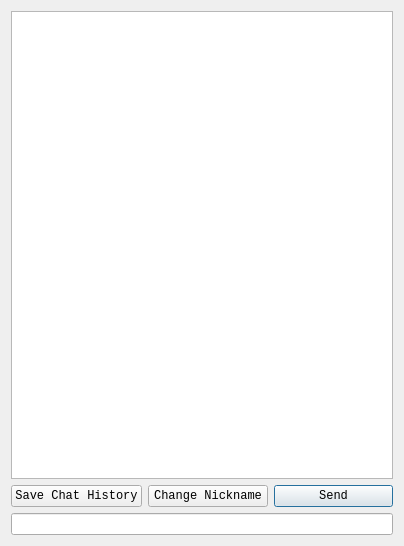
<?xml version="1.0" encoding="UTF-8"?>
<ui version="4.0">
 <class>SafeChatroom</class>
 <widget class="QDialog" name="SafeChatroom">
  <property name="geometry">
   <rect>
    <x>0</x>
    <y>0</y>
    <width>404</width>
    <height>546</height>
   </rect>
  </property>
  <property name="minimumSize">
   <size>
    <width>404</width>
    <height>175</height>
   </size>
  </property>
  <property name="font">
   <font>
    <family>Consolas</family>
   </font>
  </property>
  <property name="windowTitle">
   <string>SafeChatroom</string>
  </property>
  <property name="whatsThis">
   <string>&lt;html&gt;&lt;head/&gt;&lt;body&gt;&lt;p&gt;test&lt;/p&gt;&lt;/body&gt;&lt;/html&gt;</string>
  </property>
  <property name="autoFillBackground">
   <bool>false</bool>
  </property>
  <layout class="QGridLayout" name="gridLayout">
   <item row="1" column="2">
    <widget class="QPushButton" name="send">
     <property name="text">
      <string>Send</string>
     </property>
    </widget>
   </item>
   <item row="0" column="0" colspan="3">
    <widget class="QTextBrowser" name="recv_window"/>
   </item>
   <item row="1" column="0">
    <widget class="QPushButton" name="historySaver">
     <property name="text">
      <string>Save Chat History</string>
     </property>
    </widget>
   </item>
   <item row="1" column="1">
    <widget class="QPushButton" name="nickname_changer">
     <property name="text">
      <string>Change Nickname</string>
     </property>
    </widget>
   </item>
   <item row="2" column="0" colspan="3">
    <widget class="QLineEdit" name="send_window">
     <property name="autoFillBackground">
      <bool>false</bool>
     </property>
    </widget>
   </item>
  </layout>
 </widget>
 <resources/>
 <connections/>
</ui>
